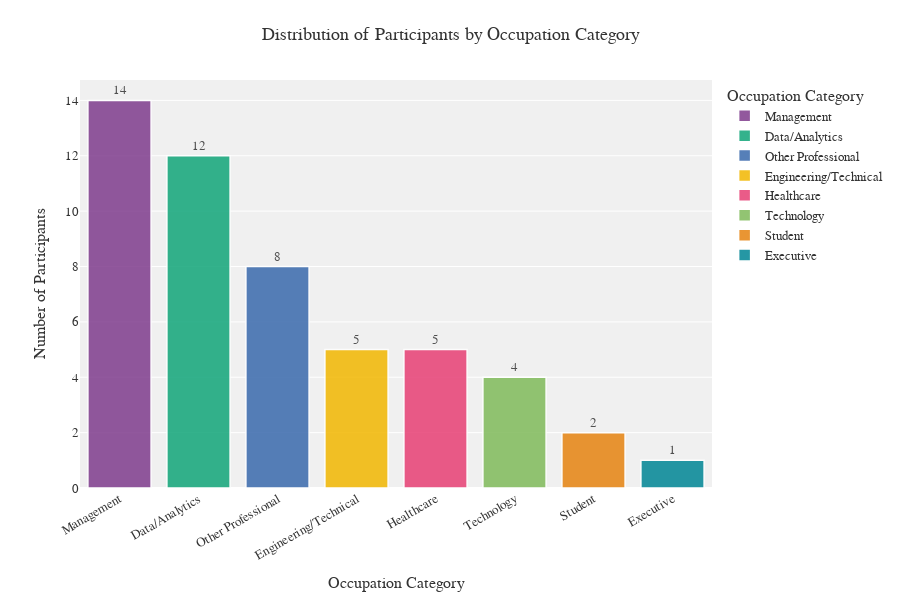

Notebook code for this chart:
### Code cell
# Plot the main occupation categories
import plotly.express as px
import pandas as pd

# Define occupation categories and their counts based on manual analysis
occupation_data = {
    'Category': [
        'Management', 
        'Data/Analytics', 
        'Engineering/Technical',
        'Healthcare', 
        'Technology',
        'Other Professional',
        'Executive',
        'Student'
    ],
    'Count': [14, 12, 5, 5, 4, 8, 1, 2]
}

# Create DataFrame
occupation_df = pd.DataFrame(occupation_data)

# Sort by count in descending order
occupation_df = occupation_df.sort_values('Count', ascending=False)

# Create bar chart
fig = px.bar(
    occupation_df,
    x='Category',
    y='Count',
    color='Category',
    text='Count',
    title='Distribution of Participants by Occupation Category',
    labels={'Count': 'Number of Participants', 'Category': 'Occupation Category'},
    height=600,
    color_discrete_sequence=px.colors.qualitative.Bold
)

# Improve layout
fig.update_layout(
    title_x=0.5,
    plot_bgcolor='rgba(240,240,240,0.95)',
    paper_bgcolor='white',
    font=dict(family="Arial, sans-serif", size=13, color="#333"),
    margin=dict(l=80, r=40, t=80, b=80),
    xaxis_tickangle=-30  # Angle the category labels for better readability
)

# Add counts on top of bars
fig.update_traces(
    texttemplate='%{text}',
    textposition='outside',
    hovertemplate='<b>%{x}</b><br>Count: %{y}<extra></extra>',
    marker_line_width=1.5,
    marker_line_color='white',
    opacity=0.85
)

# Show the chart
fig.show()

# Print percentages for context
total = occupation_df['Count'].sum()
occupation_df['Percentage'] = (occupation_df['Count'] / total * 100).round(1)
print("Occupation Categories by Percentage:")
for _, row in occupation_df.iterrows():
    print(f"{row['Category']}: {row['Count']} participants ({row['Percentage']}%)")

### Figure 1 — Plotly figure (JSON) as saved in the notebook; plotly's stock layout.template omitted (floating-point values rounded to 4 significant figures)
{"data": [{"hovertemplate": "<b>%{x}</b><br>Count: %{y}<extra></extra>", "legendgroup": "Management", "marker": {"color": "rgb(127, 60, 141)", "line": {"color": "white", "width": 1.5}, "pattern": {"shape": ""}}, "name": "Management", "opacity": 0.85, "orientation": "v", "showlegend": true, "text": [14.0], "textposition": "outside", "texttemplate": "%{text}", "type": "bar", "x": ["Management"], "xaxis": "x", "y": [14], "yaxis": "y"}, {"hovertemplate": "<b>%{x}</b><br>Count: %{y}<extra></extra>", "legendgroup": "Data/Analytics", "marker": {"color": "rgb(17, 165, 121)", "line": {"color": "white", "width": 1.5}, "pattern": {"shape": ""}}, "name": "Data/Analytics", "opacity": 0.85, "orientation": "v", "showlegend": true, "text": [12.0], "textposition": "outside", "texttemplate": "%{text}", "type": "bar", "x": ["Data/Analytics"], "xaxis": "x", "y": [12], "yaxis": "y"}, {"hovertemplate": "<b>%{x}</b><br>Count: %{y}<extra></extra>", "legendgroup": "Other Professional", "marker": {"color": "rgb(57, 105, 172)", "line": {"color": "white", "width": 1.5}, "pattern": {"shape": ""}}, "name": "Other Professional", "opacity": 0.85, "orientation": "v", "showlegend": true, "text": [8.0], "textposition": "outside", "texttemplate": "%{text}", "type": "bar", "x": ["Other Professional"], "xaxis": "x", "y": [8], "yaxis": "y"}, {"hovertemplate": "<b>%{x}</b><br>Count: %{y}<extra></extra>", "legendgroup": "Engineering/Technical", "marker": {"color": "rgb(242, 183, 1)", "line": {"color": "white", "width": 1.5}, "pattern": {"shape": ""}}, "name": "Engineering/Technical", "opacity": 0.85, "orientation": "v", "showlegend": true, "text": [5.0], "textposition": "outside", "texttemplate": "%{text}", "type": "bar", "x": ["Engineering/Technical"], "xaxis": "x", "y": [5], "yaxis": "y"}, {"hovertemplate": "<b>%{x}</b><br>Count: %{y}<extra></extra>", "legendgroup": "Healthcare", "marker": {"color": "rgb(231, 63, 116)", "line": {"color": "white", "width": 1.5}, "pattern": {"shape": ""}}, "name": "Healthcare", "opacity": 0.85, "orientation": "v", "showlegend": true, "text": [5.0], "textposition": "outside", "texttemplate": "%{text}", "type": "bar", "x": ["Healthcare"], "xaxis": "x", "y": [5], "yaxis": "y"}, {"hovertemplate": "<b>%{x}</b><br>Count: %{y}<extra></extra>", "legendgroup": "Technology", "marker": {"color": "rgb(128, 186, 90)", "line": {"color": "white", "width": 1.5}, "pattern": {"shape": ""}}, "name": "Technology", "opacity": 0.85, "orientation": "v", "showlegend": true, "text": [4.0], "textposition": "outside", "texttemplate": "%{text}", "type": "bar", "x": ["Technology"], "xaxis": "x", "y": [4], "yaxis": "y"}, {"hovertemplate": "<b>%{x}</b><br>Count: %{y}<extra></extra>", "legendgroup": "Student", "marker": {"color": "rgb(230, 131, 16)", "line": {"color": "white", "width": 1.5}, "pattern": {"shape": ""}}, "name": "Student", "opacity": 0.85, "orientation": "v", "showlegend": true, "text": [2.0], "textposition": "outside", "texttemplate": "%{text}", "type": "bar", "x": ["Student"], "xaxis": "x", "y": [2], "yaxis": "y"}, {"hovertemplate": "<b>%{x}</b><br>Count: %{y}<extra></extra>", "legendgroup": "Executive", "marker": {"color": "rgb(0, 134, 149)", "line": {"color": "white", "width": 1.5}, "pattern": {"shape": ""}}, "name": "Executive", "opacity": 0.85, "orientation": "v", "showlegend": true, "text": [1.0], "textposition": "outside", "texttemplate": "%{text}", "type": "bar", "x": ["Executive"], "xaxis": "x", "y": [1], "yaxis": "y"}], "layout": {"barmode": "relative", "font": {"color": "#333", "family": "Arial, sans-serif", "size": 13}, "height": 600, "legend": {"title": {"text": "Occupation Category"}, "tracegroupgap": 0}, "margin": {"b": 80, "l": 80, "r": 40, "t": 80}, "paper_bgcolor": "white", "plot_bgcolor": "rgba(240,240,240,0.95)", "title": {"text": "Distribution of Participants by Occupation Category", "x": 0.5}, "xaxis": {"anchor": "y", "categoryarray": ["Management", "Data/Analytics", "Other Professional", "Engineering/Technical", "Healthcare", "Technology", "Student", "Executive"], "categoryorder": "array", "domain": [0, 1], "tickangle": -30, "title": {"text": "Occupation Category"}}, "yaxis": {"anchor": "x", "domain": [0, 1], "title": {"text": "Number of Participants"}}}}
